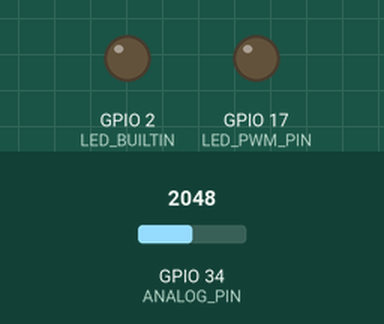
The program below on a simulated ESP32. Parts: output pins drawn as LEDs (lit = HIGH). Dashed ring = blinking. The inputs (shaded band) are chosen by the test bench; at power-on: GPIO 34 (ANALOG_PIN) = 2048. WiFi joins after 1.5 s; servers stay silent unless stated; what the program prints to the serial monitor is not drawn.

Above: at 0.1 s.
At 2.93 s:
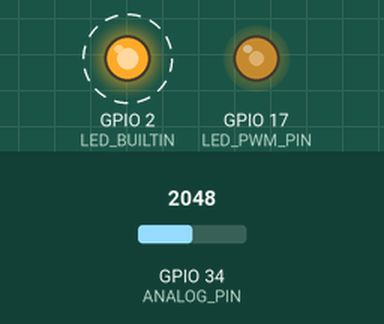
3.0 s: GPIO 34 (ANALOG_PIN) set to 0
At 4.1 s:
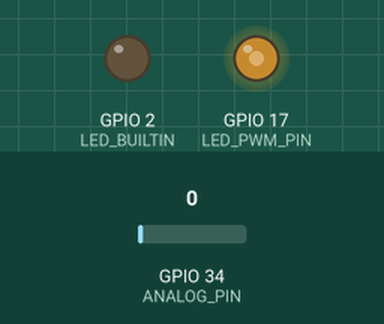
4.5 s: GPIO 34 (ANALOG_PIN) set to 140
Timing chart, 0 to 13.5 s (numbered marks = the images above; inputs shaded):
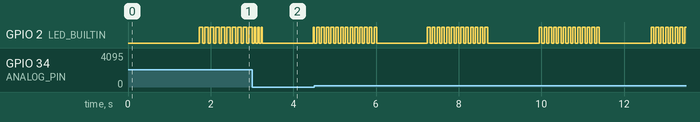

Measured:
- by itself, GPIO 2 (LED_BUILTIN): repeats every 2.7 s: LOW 1.2 s, 12 × (HIGH 0.06 s, LOW 0.05 s), HIGH 0.06 s

The program:

main.cpp
```cpp
#include <Arduino.h>
#include <WiFi.h>
#include <iop_maths_lib.h>

#define BUFFER_SIZE 400
#define LED_PWM_PIN 17
#define MAX_FREQ 300
#define MIN_FREQ 100
#define FREQ_STEP 1
#define ANALOG_PIN 34
#define LED_BUILTIN 2
#define DELAY 50

const char *ssid = "UnknownAPv2";
const char *password = "UbuntuSUDO";

const char *host = "192.168.200.106";
const int port = 3000;

WiFiClient server; // TCP server

const float alpha = 0.99;
const int sweep_data_size = (MAX_FREQ - MIN_FREQ) / FREQ_STEP;
int old_sum = 0;
// float new_standard_dev = 0.0;

float old_standard_dev = 0.0;

int swept_data[sweep_data_size];
float ema[sweep_data_size];
float ema_std[sweep_data_size];
float old_sum_normalized;
float normalized_data[sweep_data_size];

unsigned long time_last_msg = millis();

void setup()
{
  // put your setup code here, to run once:
  Serial.begin(115200);

  // Wifi connection setup

  // Comment
  WiFi.begin(ssid, password);

  while (WiFi.status() != WL_CONNECTED)
  {
    delay(500);
    Serial.println("Connecting to WiFi..");
  }

  Serial.println("Connected to WiFi network");

  // // // Connect to TCP server
  if (!server.connect(host, port))
  {
    Serial.println("Connection to TCP server failed");
    return;
  }

  Serial.println("Connected to TCP server");
  // Uncomment

  Serial.println("Pins setup");
  // GPIO setup
  pinMode(LED_PWM_PIN, OUTPUT);
  pinMode(ANALOG_PIN, INPUT);

  // Initialize data array
  for (int i = 0; i < sweep_data_size; i++)
  {
    swept_data[i] = 0;
    ema[i] = 0;
    ema_std[i] = 1;
  }

  Serial.println("PWM setup");
  // Initialize PWM
  ledcSetup(0, 100000, 2);
  ledcAttachPin(LED_PWM_PIN, 0);
  ledcWrite(0, 2);

  Serial.println("Setup done");

  pinMode(LED_BUILTIN, OUTPUT);
}

void sweep(int *data, int size)
{
  int value = 0;
  for (int index = 0; index < size; index += FREQ_STEP)
  {
    value = analogRead(ANALOG_PIN);
    data[index] = value;
    int freq = MIN_FREQ + index * FREQ_STEP;
    ledcChangeFrequency(0, freq * 1000, 2);
    delayMicroseconds(10);
  }
}

int counter = 0;

void loop()
{
  // put your main code here, to run repeatedly:

  if (!server.connected())
  {
    Serial.println("Connection to TCP server lost");
    delay(1000);
    server.connect(host, port);
    return;
  }
  server.flush();
  sweep(swept_data, sweep_data_size);
  // ema_update(ema, swept_data, sweep_data_size, alpha);
  // ema_std_update(swept_data, sweep_data_size, ema_std, ema, alpha);

  // data_normalizer(swept_data, sweep_data_size, ema, ema_std, normalized_data);

  // float avg = average(normalized_data, sweep_data_size);
  // float standard_dev = standard_deviation(normalized_data, sweep_data_size,avg);

  // int sum_swept_data = int_sum(swept_data, sweep_data_size);
  // float sum_normalized_data = float_sum(normalized_data, sweep_data_size);
  // float diff = abs(sum_normalized_data - old_sum_normalized);
  // int threshed_value =  (diff > 20.0) ? true : false;

  // String message_string = "0 " + String(sum_normalized_data) + " " + String(threshed_value) + " " + String(standard_dev) + " ;\n";

  if (counter < 100 && millis() - time_last_msg > DELAY)
  {
    digitalWrite(LED_BUILTIN, HIGH);
    String message_string = "#";
    String waterfall_string = "";
    for (int i = 0; i < sweep_data_size; i++)
    {
      // server.print(swept_data[i]);
      // server.print(" ");
      // message_string =(swept_data[i] == 0) ? message_string + "0" : message_string + String(swept_data[i]);
      message_string = message_string + String(swept_data[i]);
      message_string = (i < sweep_data_size - 1) ? message_string + " " : message_string;
      // waterfall_string =(swept_data[i] == 0) ? waterfall_string + "0" : waterfall_string + String(swept_data[i]);
      // waterfall_string = ( i > 0 && i < sweep_data_size-1) ? waterfall_string : waterfall_string + ",";
    }
    // Serial.println(message_string);
    message_string = message_string + ";\n";
    Serial.println(message_string);
    server.write(message_string.c_str(), message_string.length());
    time_last_msg = millis();
    counter++;
    digitalWrite(LED_BUILTIN, LOW);
  }
  // Serial.print("Sum : ");
  // Serial.println(sum_swept_data);
  // Serial.print("Sum normalized sweepts : ");
  // Serial.println(sum_normalized_data);
  // Serial.print("Value 0 : ");
  // Serial.println(swept_data[0]);
  // Serial.print("Emas : ");
  // Serial.println(ema[0]);
  // Serial.print("Emas std : ");
  // Serial.println(ema_std[0]);

  // Serial.println();

  // delay(300);
  // old_sum_normalized = sum_normalized_data;
}
```
